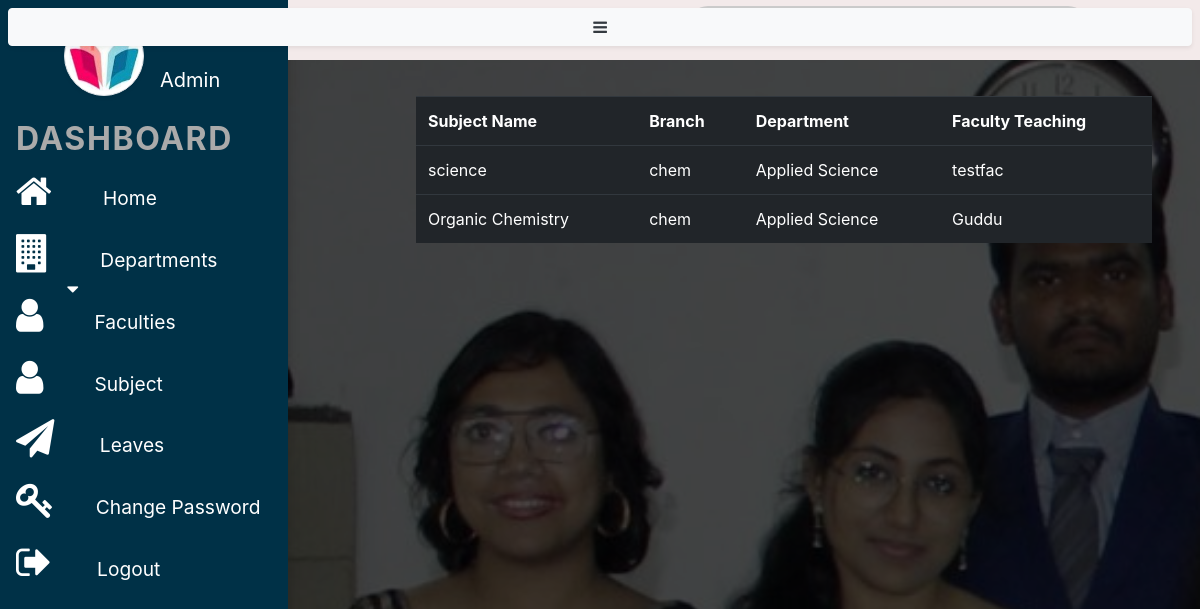
The page /admin/chem.php on the database its author committed.
### tables this page shows
CREATE TABLE `subject` (
  `id` int(11) NOT NULL,
  `name` varchar(255) NOT NULL,
  `branch` varchar(255) NOT NULL,
  `dept` varchar(255) NOT NULL,
  `facteach` varchar(255) NOT NULL,
  `date added` timestamp(6) NOT NULL DEFAULT current_timestamp(6) ON UPDATE current_timestamp(6)
);

### admin/chem.php (the view, shortened to what this page needs)
<?php
include "adminsidebar.php";
include "dbconn.php";
$query = "SELECT * FROM subject WHERE branch='chem'";
$result=mysqli_query($conn,$query);
?>
<!DOCTYPE html>
<html lang="en">
<head>
    <link rel="stylesheet" href="https://stackpath.bootstrapcdn.com/bootstrap/4.1.1/css/bootstrap.min.css"
>
    <link rel="stylesheet" href="https://stackpath.bootstrapcdn.com/font-awesome/4.7.0/css/font-awesome.min.css">
    <link rel="stylesheet" href="css/faculty.css">
    <link rel="stylesheet" href="css/style.css">
</head>
<body>
      <div class="page-content p-5" id="content">
          <div class="topbar fixed-top">
              <button id="sidebarCollapse" class="btn btn-light text-dark bg-light rounded-pill shadow-sm m-2 mb-4 fixed-top">
                  <i class="fa fa-bars"></i>
              </button>
              <div class="search">
                  <label>
                  </label>
              </div>
      </div>
      <br><br>
            <table style="color:white;" class="table table-dark">
                <tr>
                    <th>Subject Name</th>
                    <th>Branch</th>
                    <th>Department</th>
                    <th>Faculty Teaching</th>
                </tr>
                <?php while($row=mysqli_fetch_array($result)){   ?>
                    <tr>
                        <td>
                            <?php echo $row['name'] ?>
                </td>
                <td>
                            <?php echo $row['branch'] ?>
                            </td>
                            <td>
                            <?php echo $row['dept'] ?>
                            </td>
                            <td>
                            <?php echo $row['facteach'] ?>
                        </td>
                    </tr>
                    <?php  }  ?>
            </table>
</body>
</html>

### admin/css/styleBoo.css (style rules this page uses)
body { background:url('../img/admin-bg.jpg'); overflow-x: hidden; background-size:cover; background-repeat: no-repeat; }
.topbar { width:100%; background-color: rgb(243, 234, 234); height:60px; padding: 0 10px; display: flex; justify-content: space-between; align-items: center; margin-left: 24%; transition: all 0.4s; }
.search { position:relative; width: 400px; margin: 0 10px; }
.search label { position: relative; width: 100%; }
.page-content { width: calc(100%-23rem); margin-left: 23rem; transition: all 0.4s; }

### admin/css/faculty.css (style rules this page uses)
body { background:url('../img/faculty-bg.jpg'); overflow-x: hidden; background-size:cover; background-repeat: no-repeat; }
.topbar { width:100%; background-color: rgb(243, 234, 234); height:60px; padding: 0 10px; display: flex; justify-content: space-between; align-items: center; margin-left: 24%; transition: all 0.4s; }
.search { position:relative; width: 400px; margin: 0 10px; }
.search label { position: relative; width: 100%; }
.page-content { width: calc(100%-23rem); margin-left: 23rem; transition: all 0.4s; }

### admin/css/style.css (style rules this page uses)
* { margin: 0; padding: 0; }
label { font-family: sans-serif; font-size: 18px; font-style: italic; }

### rows shown on the page
subject: name "science", branch "chem", dept "Applied Science", facteach "testfac"
subject: name "Organic Chemistry", branch "chem", dept "Applied Science", facteach "Guddu"
